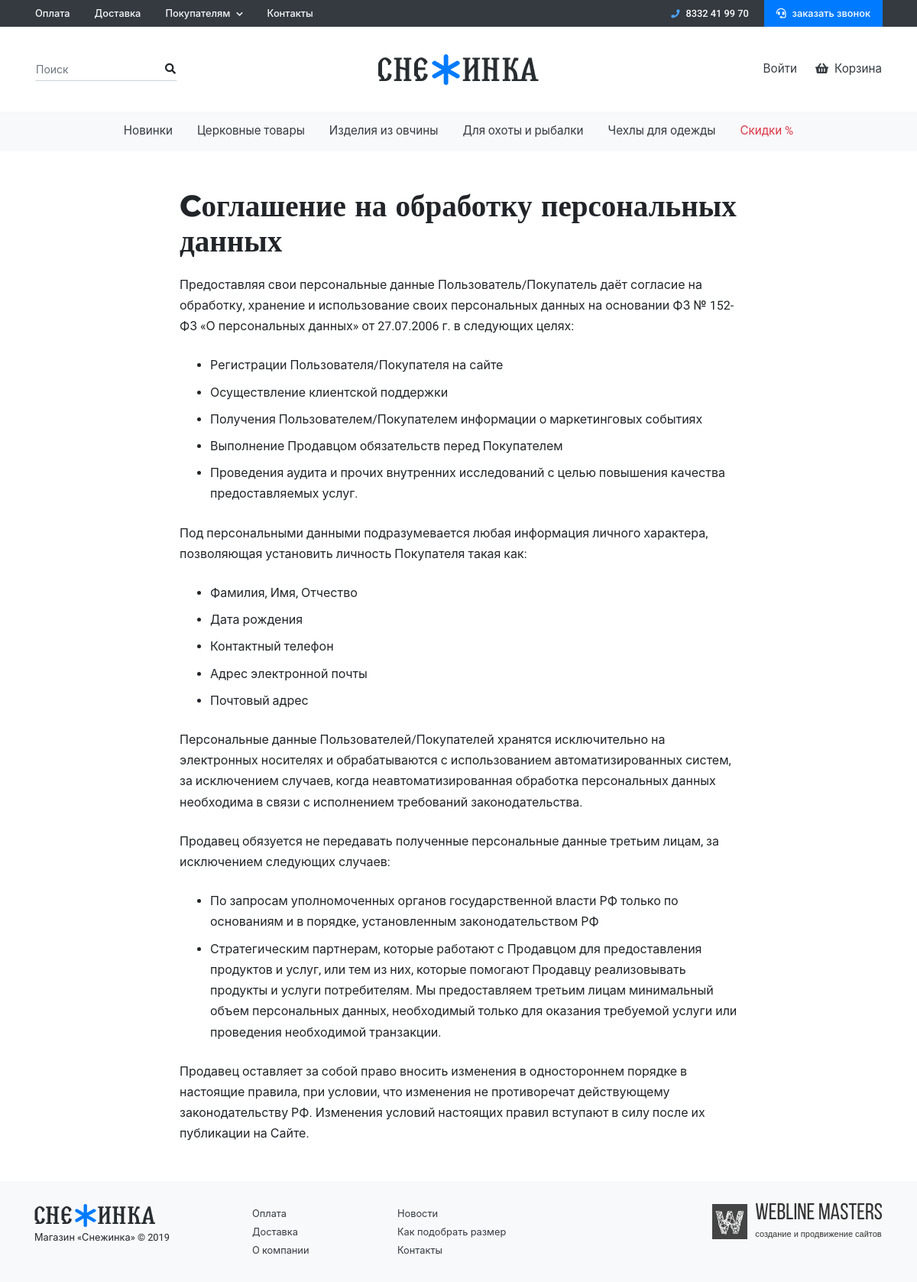
/agreement/, run on the app's committed database.
### landing/models.py (models this page shows, shortened)
class ExtendedFlatPage(FlatPage):
    my_order = models.PositiveIntegerField(default=0, blank=False, null=False, verbose_name='Сортировка')
    seo_title = models.CharField(max_length=250, verbose_name='Title', null=True, blank=True)
    desc = models.CharField(max_length=250, verbose_name='Description', null=True, blank=True)
    keywords = models.CharField(max_length=250, verbose_name='Keywords', null=True, blank=True)
    class Meta:
        verbose_name = 'Простая страница'
        verbose_name_plural = 'Простые страницы'
        ordering = ['my_order']

class Agreement(models.Model):
    title = models.CharField(max_length=250, verbose_name='Заголовок')
    text = HTMLField(verbose_name='Текст')
    seo_title = models.CharField(max_length=250, verbose_name='Title', null=True, blank=True)
    desc = models.CharField(max_length=250, verbose_name='Description', null=True, blank=True)
    keywords = models.CharField(max_length=250, verbose_name='Keywords', null=True, blank=True)
    class Meta:
        verbose_name = 'Cоглашение на обработку персональных данных'
        verbose_name_plural = 'Cоглашение на обработку персональных данных'

### contacts/models.py (models this page shows)
class Phone(models.Model):
    phone = models.CharField(max_length=20, verbose_name='Телефон')
    class Meta:
        verbose_name = 'Телефон'
        verbose_name_plural = 'Телефоны'
    def __str__(self):
        return '%s' % self.phone

### products/models.py (models this page shows, shortened)
class ProductType(models.Model):
    name = models.CharField(max_length=250, verbose_name='Название', unique=True)
    slug = models.SlugField(max_length=250, verbose_name='Slug', unique=True, help_text='Заполнится при сохранении')
    seo_title = models.CharField(max_length=250, verbose_name='Title', null=True, blank=True)
    desc = models.CharField(max_length=250, verbose_name='Description', null=True, blank=True)
    keywords = models.CharField(max_length=250, verbose_name='Keywords', null=True, blank=True)
    def get_absolute_url(self):
        return reverse('product_type', args=[self.slug])
    class Meta:
        verbose_name = 'Тип товаров'
        verbose_name_plural = 'Типы товаров'

### landing/views.py (the view)
# urls.py: path('agreement/', views.AgreementView.as_view(), name='agreement'),
class AgreementView(View):
    def get(self, request):
        agreement = Agreement.objects.first()
        context = {
            'agreement': agreement,
        }
        return render(request, 'landing/agreement.html', context)

### feedback/forms.py
class CallBackForm(forms.ModelForm):
    class Meta:
        model = CallBack
        fields = ('phone',)
        widgets = {
            'phone': forms.TextInput(attrs={'class': 'form-control', 'placeholder': "+7 *** *** ** **", 'id': "CallBackModalPhone"}),
        }

### landing/context_processors.py (called while the page is built)
def header_info(request):
    points = ExtendedFlatPage.objects.all()
    if len(points) > 2:
        main_points = points[:2]
        drop_points = points[2:]
    elif len(points) <= 0:
        drop_points = []
        main_points = []
    else:
        drop_points = []
        main_points = points
    phone = Phone.objects.first()
    callback_form = CallBackForm()
    product_types = ProductType.objects.all()
    context = {
        'main_points': main_points,
        'drop_points': drop_points,
        'phone': phone,
        'callback_form': callback_form,
        'product_types': product_types,
    }
    return context

### orders/cart.py (called while the page is built)
    def __len__(self):
        return sum(int(item['quantity']) for item in self.cart.values())

### orders/context_processors.py (called while the page is built)
def cart_info(request):
	cart = Cart(request)
	cart_len = len(cart)
	for item in cart.cart.values():
		item['cost'] = int(item['cost'])
	context = {
		'cart': cart,
		'cart_len': cart_len,
	}
	return context

### products/models.py (called while the page is built)
    def get_absolute_url(self):
        return reverse('category', args=[self.product_type.slug, self.slug])

    def get_cat_absolute_url(self):
        return reverse('products', args=[self.product_type.slug, self.slug, 'all'])

    def get_absolute_url(self):
        return reverse('products', args=[self.category.product_type.slug, self.category.slug, self.slug])

### templates/landing/agreement.html (shortened to what this page needs)
{% extends 'base.html' %}
{% block content %}
<div class="container">
    <div class="row justify-content-center">
        <div class="col-xl-8 col-lg-10">
            <article class="mb-5">
                <h1 class="mt-0">{{ agreement.title }}</h1>
                {{ agreement.text|safe }}
            </article>
        </div>
    </div>
</div>
{% endblock content %}

### templates/__header.html (shortened to what this page needs)
{% load static %}
<div class="bg-dark">
    <div class="container d-lg-flex justify-content-between d-none pl-0">
        <ul class="nav">
            {% for item in main_points %}
                <li class="nav-item">
                    <a class="nav-link py-2 small font-weight-bold text-light
                              {% if item.url == request.path %}active{% endif %}"
                              href="{{ item.url }}">{{ item.title }}</a>
                </li>
            {% endfor %}
            <li class="nav-item dropdown">
                <a class="nav-link dropdown-toggle py-2 small font-weight-bold text-light
                          {% for item in drop_points %}
                          {% endfor %}
                          {% if request.path == '/news/' %}active{% endif %}"
                          href="{% url 'users_content' %}">Покупателям<i class="fas fa-chevron-down fa-xs ml-2"></i></a>
            </li>
            <li class="nav-item">
                <a class="nav-link py-2 small font-weight-bold text-light
                          {% if request.path == '/contacts/' %}active{% endif %}"
                          href="{% url 'contacts' %}">Контакты</a>
            </li>
        </ul>
        <div>
            <span class="navbar-text py-2 px-3 small font-weight-bold text-white">
                <i class="fas fa-phone fa-sm mr-2 text-secondary"></i>{{ phone }}
            </span>
            <a href="#" class="navbar-text py-2 px-3 small font-weight-bold text-white bg-primary" data-toggle="modal" data-target="#CallBackModal">
                <i class="fas fa-headset mr-2"></i>заказать звонок
            </a>
        </div>
    </div>
</div>
<nav class="navbar navbar-expand-lg navbar-light bg-white py-lg-4 mb-4 mb-lg-0">
    <div class="container px-3">
        <div class="collapse navbar-collapse basis-100">
            <form class="form-inline form-search">
                <div class="input-group">
                    <input type="text" class="form-control form-control-sm is-mouse-focused pr-4" placeholder="Поиск">
                    <div class="input-group-append">
                        <button class="btn btn-sm is-mouse-focused" type="button"><i class="fas fa-search"></i></button>
                    </div>
                </div>
            </form>
        </div>
        <a class="navbar-brand mx-auto" href="{% url 'index' %}">
            <img src="{% static 'images/logo.png' %}" class="d-none d-lg-inline-block" alt="">
        </a>
        <div class="collapse navbar-collapse basis-100">
            <ul class="nav navbar-nav ml-auto">
                {% if user.is_authenticated %}
                    <li class="nav-item dropdown">
                        <a class="nav-link dropdown-toggle smaller pl-0 pr-4" href="{% url 'user_orders' %}">
                            <i class="far fa-user text-primary mr-2"></i>Профиль
                        </a>
                        <div class="dropdown-menu shadow border-0">
                            <a class="dropdown-item small" href="{% url 'user_orders' %}">Мои заказы</a>
                            <a class="dropdown-item small" href="{% url 'profile' %}">Мои данные</a>
                            <hr class="my-2">
                            <a class="dropdown-item small" href="{% url 'logout' %}">Выход</a>
                        </div>
                    </li>
                    <li class="nav-item">
                        <a class="nav-link smaller px-0" href="{% url 'cart' %}">
                            <i class="fas fa-shopping-basket mr-2"></i>
                            Корзина |
                            <strong class="cart-len text-primary smaller">{{ cart_len }}</strong>
                        </a>
                    </li>
                {% else %}
                    <li class="nav-item">
                        <a class="nav-link smaller pl-0 pr-4" href="{% url 'login' %}">Войти</a>
                    </li>
                    <li class="nav-item">
                        <a class="nav-link smaller px-0" href="{% url 'cart' %}"><i class="fas fa-shopping-basket mr-2"></i>Корзина</a>
                    </li>
                {% endif %}
            </ul>
        </div>
    </div>
</nav>
<div class="bg-light d-none d-lg-block mb-5 sticky">
    <div class="container px-0 position-relative">
        <ul class="nav justify-content-center">
            <li class="nav-item">
                <a class="nav-link smaller text-dark" href="catalogue-items.html">
                    Новинки
                </a>
            </li>
            {% for item in product_types %}
                <li class="nav-item dropdown dropdown-mega">
                    <a class="nav-link dropdown-toggle smaller text-dark {% if item == product_type %}active{% endif %}" href="{{ item.get_absolute_url }}">
                        {{ item.name }}
                    </a>
                </li>
            {% endfor %}
            <li class="nav-item">
                <a class="nav-link smaller text-danger" href="catalogue-items.html">
                    Скидки %
                </a>
            </li>
        </ul>
    </div>
</div>

### dev_static/css/style.css (style rules this page uses)
html { position: relative; min-height: 100%; }
body { overflow-x: hidden; }
.dropdown-toggle > .fa-chevron-down { -webkit-transition: -webkit-transform .2s ease-in-out; transition: -webkit-transform .2s ease-in-out; transition: transform .2s ease-in-out; transition: transform .2s ease-in-out, -webkit-transform .2s ease-in-out; }
article { line-height: 1.7rem; }
article ol, article dl, article ul { margin-bottom: 1.5rem; }
article ol li, article dl li, article ul li { margin-bottom: .5rem; }
.sticky { position: -webkit-sticky; position: sticky; top: 0; z-index: 20; }
.form-search .btn { margin-left: -2rem; z-index: 3; }
.dropdown-mega { position: inherit; }

### data on the page
ExtendedFlatPage: title "Оплата"
ExtendedFlatPage: title "Доставка"
Phone: phone "8332 41 99 70"
ProductType: name "Церковные товары"
ProductType: name "Изделия из овчины"
ProductType: name "Для охоты и рыбалки"
ProductType: name "Чехлы для одежды"
Agreement: title "Cоглашение на обработку персональных данных", text "Предоставляя свои персональные данные Пользователь/Покупатель даёт согласие на обработку, хранение и использование своих персональных данных на основании ФЗ № 152-ФЗ «О персональных данных» от 27.07.2006 г. в следующих целях: Регистрации Пользователя/Покупателя на сайте Осуществление клиентской поддержки Получения Пользователем/Покупателем информации о маркетинговых событиях Выполнение Продавцом обязательств перед Покупателем Проведения аудита и прочих внутренних исследований с целью повышения качества предоставляемых услуг. Под персональными данными подразумевается любая информация личного характера, позволяющая установить личность Покупателя такая как: Фамилия, Имя, Отчество Дата рождения…"
